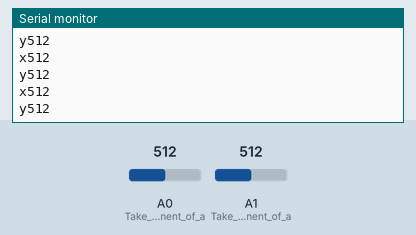
A sketch run on a simulated Arduino Uno, built with avr-gcc and run on an emulated ATmega328P. Parts: the last lines printed to the serial monitor. The test bench sets the inputs (shaded band); at power-on: A0 (Take_the_x-xomponent_of_a) = 512, A1 (Take_the_y-component_of_a) = 512.

Above: at 1.2 s.
1.3 s: A0 (Take_the_x-xomponent_of_a) set to 716
At 2.2 s:
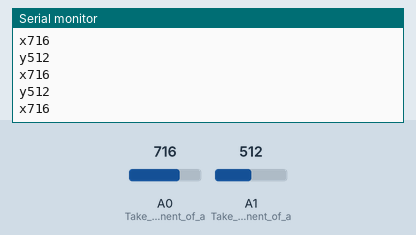
2.8 s: A1 (Take_the_y-component_of_a) set to 716
At 3.9 s:
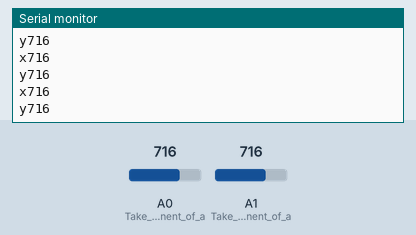
4.3 s: A0 (Take_the_x-xomponent_of_a) set to 900
At 4.9 s:
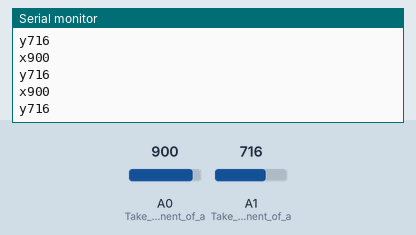
5.8 s: A1 (Take_the_y-component_of_a) set to 900
At 6.5 s:
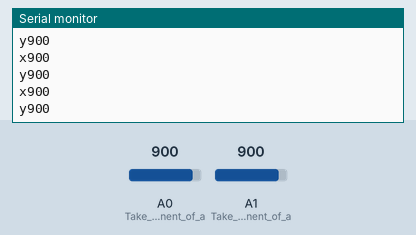
Timing chart, 0 to 8.3 s (numbered marks = the images above; inputs shaded):
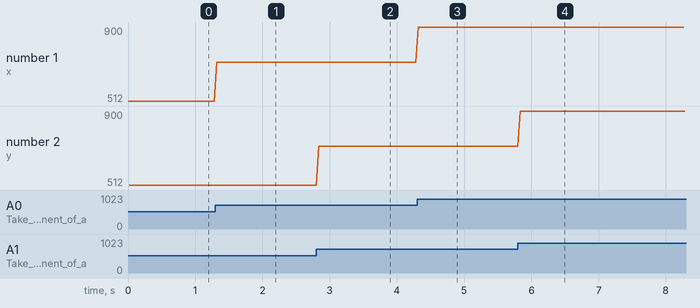

Measured:
- after the input at 1.3 s, the serial monitor: prints a new line at once (image 1)
- after the input at 2.8 s, the serial monitor: prints a new line at once (image 2)
- after the input at 4.3 s, the serial monitor: prints a new line at once (image 3)
- after the input at 5.8 s, the serial monitor: prints a new line at once (image 4)
- plotted number 1: 512 → 716 after the input at 1.3 s, 716 → 900 after the input at 4.3 s

The sketch:

arduino.ino
```cpp
/**
 * Sets up the Arduino board.
 */
void setup() {
  pinMode(A0, INPUT); // Take the x-xomponent of accelerometer as input to pin A0
  pinMode(A1, INPUT); // Take the y-component of accelerometer as input to pin A1
  Serial.begin(9600); // Set the baud-rate for Serial communication at 9600
}

/**
 * The infinite loop. Sends constant x and y voltages of accelerometer
 * to the Serial port.
 */
void loop() {
  Serial.print("x");
  Serial.print(analogRead(A0)); // Print the x-component of accelerometer to Serial
  Serial.print("\n");

  delay(18);                    // Keep a delay of 18 ms

  Serial.print("y");
  Serial.print(analogRead(A1)); // Print the y-component of accelerometer to Serial
  Serial.print("\n");

  delay(18);                    // Keep a delay of 18ms
}
```
